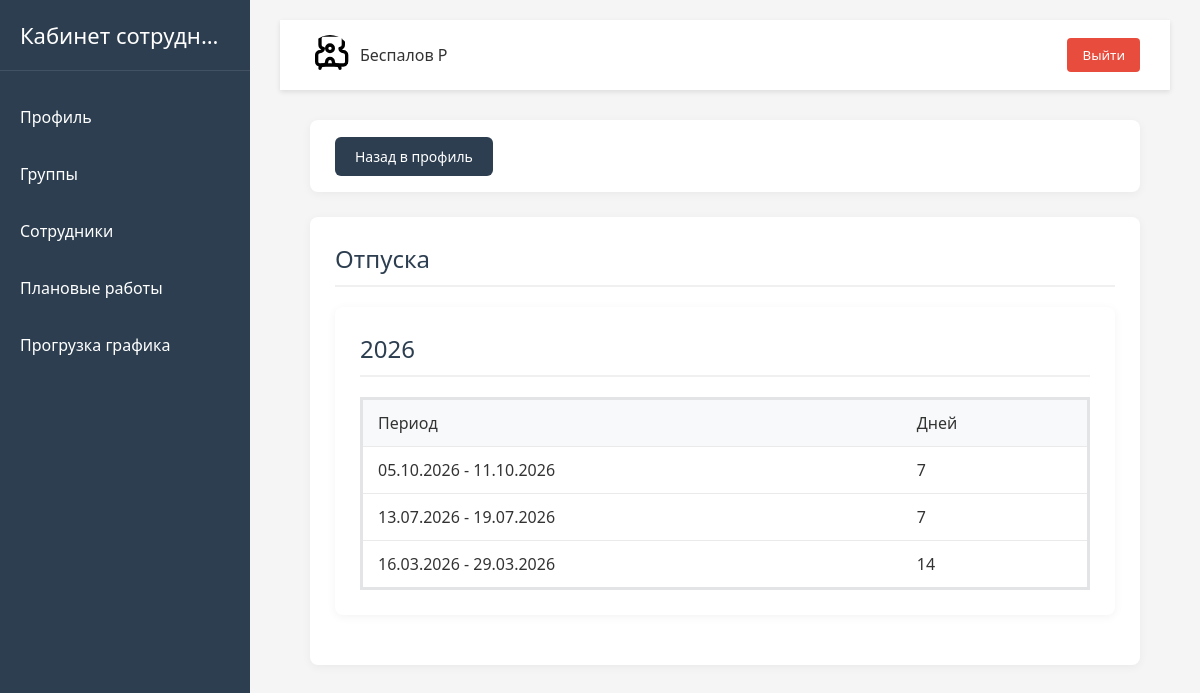
The page /lk/holidays/rbespalov/ (signed in) on the database its author committed.
### users/models.py (models this page shows, shortened)
class User(AbstractUser):
    email = models.EmailField("Email", unique=True)
    job_title = models.CharField("Должность", max_length=100)
    personnel_number = models.CharField(
        "Табельный номер",
        max_length=20,
        unique=True
    )
    group_job = models.ManyToManyField(
        "GroupJob",
        verbose_name="Группа сотрудника",
        related_name="users"
    )
    is_main = models.BooleanField("Босс этой качалки", default=False)
    birthday = models.DateField("Дата рождения", null=True, blank=True)
    USERNAME_FIELD = "username"
    REQUIRED_FIELDS = []
    objects = CustomUserManager()

### lk/models.py (models this page shows, shortened)
class Holiday(models.Model):
    employee = models.ForeignKey(
        User,
        on_delete=models.SET_NULL,
        null=True,
        verbose_name="Сотрудник",
        related_name="holidays"
    )
    date = models.DateField(
        "Дата",
        null=True,
        blank=True
    )
    type = models.CharField(
        "Тип отпуска",
        max_length=50,
        choices=CHOICES_TYPE_HOLIDAY,
        null=True,
        blank=True
    )
    status = models.CharField(
        "Статус",
        max_length=15,
        choices=CHOICES_STATUS_HOLIDAY,
        null=True,
        blank=True
    )
    updated_at = models.DateTimeField("Дата обновления", auto_now_add=True)
    class Meta:
        verbose_name = "Отпуск"
        verbose_name_plural = "Отпуска"
        ordering = ("-date",)
        constraints = [
            models.UniqueConstraint(
                fields=["date", "employee"],
                name='unique_holidays'
            )
        ]

### lk/views.py (the view)
@login_required
def holidays_employee(request, username):
    user = get_object_or_404(User, username=username)
    holidays = get_holidays_first_and_last_date(user, all=True)
    return render(
        request, "employees/holidays.html", context={"holidays": holidays}
    )

### templates/employees/holidays.html
{% extends "base.html" %}
{% load static %}
{% block content %}
<div class="section">
    <a href="{% url 'users:profile' request.resolver_match.kwargs.username %}" class="compact-btn">Назад в профиль</a>
</div>
<div class="section">
    <h2 >Отпуска</h2>
    {% regroup holidays by year as year_list %}
    {% for holiday in year_list %}
    <div class="section">
        <h2>{{ holiday.grouper }}</h2>
        <table class="schedule-table">
            <thead>
                <tr>
                    <th>Период</th>
                    <th>Дней</th>
                </tr>
            </thead>
            <tbody>
                {% for period in holiday.list %}
                <tr>
                    <td>{{ period.first_day|date:"d.m.Y" }} - {{ period.last_day|date:"d.m.Y" }}</td>
                    <td>{{ period.count }}</td>
                </tr>
                {% endfor %}
            </tbody>
        </table>
    </div>
    {% endfor %}
</div>
{% endblock %}

### templates/header.html (shortened to what this page needs)
<header class="header">
    <div class="user-info">
        <img alt="User">
        <span>{{ user.last_name }} {{ user.first_name|slice:":1" }}</span>
    </div>
    <form action="{% url 'users:logout' %}" method="post" class="logout-form">
        <button class="logout-btn">Выйти</button>
    </form>
</header>

### static/css/main.css (style rules this page uses)
* { margin: 0; padding: 0; box-sizing: border-box; font-family: 'Segoe UI', Tahoma, Geneva, Verdana, sans-serif; }
body { display: flex; min-height: 100vh; background-color: #f5f5f5; color: #333; }
table { width: 100%; border-collapse: collapse; margin-top: 10px; }
table th, table td { padding: 12px 15px; text-align: left; border-bottom: 1px solid #eaeaea; }
table th { background-color: #ee0b0b; font-weight: 500; }
.section { background-color: white; border-radius: 8px; padding: 20px; margin-bottom: 20px; box-shadow: 0 2px 10px rgba(0, 0, 0, 0.05); }
.section h2 { margin-bottom: 15px; color: #2c3e50; font-weight: 500; }

### static/css/header.css (style rules this page uses)
.header { background-color: white; padding: 15px 30px; display: flex; justify-content: space-between; align-items: center; box-shadow: 0 2px 5px rgba(0, 0, 0, 0.1); }
.user-info { display: flex; align-items: center; }
.user-info img { width: 40px; height: 40px; border-radius: 50%; margin-right: 10px; object-fit: cover; }
.logout-btn { background-color: #e74c3c; color: white; border: none; padding: 8px 15px; border-radius: 4px; cursor: pointer; transition: background-color 0.3s; }

### static/css/profile.css (style rules this page uses)
.section { background-color: white; border-radius: 8px; padding: 25px; margin-bottom: 25px; box-shadow: 0 2px 10px rgba(0, 0, 0, 0.05); }
.section h2 { margin-bottom: 20px; color: #2c3e50; font-weight: 500; padding-bottom: 10px; border-bottom: 2px solid #f0f0f0; }
.schedule-table { width: 100%; border-collapse: collapse; margin-top: 10px; border: 3px solid #e3e4e6 }
.schedule-table th, .schedule-table td { padding: 12px 15px; text-align: left; border-bottom: 1px solid #eaeaea; }
.schedule-table th { background-color: #f8f9fa; font-weight: 500; }
.compact-btn { padding: 10px 20px; background-color: #2c3e50; color: white; border: none; border-radius: 6px; font-size: 14px; font-weight: 500; cursor: pointer; transition: all 0.3s ease; font-family: inherit; text-decoration: none; white-space: nowrap; }

### rows shown on the page
User: last_name "Беспалов", first_name "Р"
Holiday: first_day "05.10.2026"
Holiday: last_day "11.10.2026"
Holiday: first_day "13.07.2026"
Holiday: last_day "19.07.2026"
Holiday: first_day "16.03.2026"
Holiday: last_day "29.03.2026"

### other values the page prints
{{ holiday.grouper }} "2026"
{{ period.count }} "7" "7" "14"
